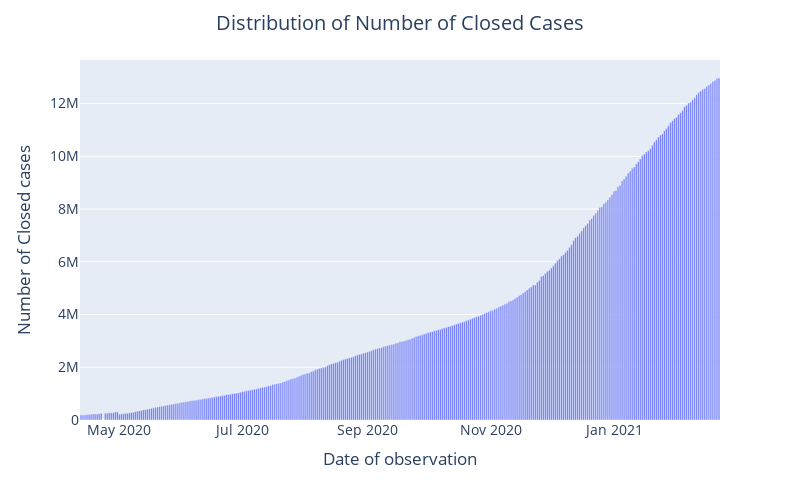

Notebook code for this chart:
### Code cell
fig = px.bar(x=df_bydate['date'], y=df_bydate["Recovered"]+df_bydate["Deaths"])
layout = go.Layout(
    title=go.layout.Title(
        text="Distribution of Number of Closed Cases",
        x=0.5
    ),
    font=dict(size=14),
    width=800,
    height=500,
    xaxis_title = "Date of observation",
    yaxis_title = "Number of Closed cases"
)

fig.update_layout(layout)
fig.show()

### Figure 1 — Plotly figure (JSON) as saved in the notebook; plotly's stock layout.template omitted (floating-point values rounded to 4 significant figures; data arrays with more than 128 entries replaced by an {"elided": "..."} marker saying what was removed)
{"data": [{"alignmentgroup": "True", "hovertemplate": "x=%{x}<br>y=%{y}<extra></extra>", "legendgroup": "", "marker": {"color": "#636efa"}, "name": "", "offsetgroup": "", "orientation": "v", "showlegend": false, "textposition": "auto", "type": "bar", "x": {"elided": "316 str values"}, "xaxis": "x", "y": {"elided": "316 float values"}, "yaxis": "y"}], "layout": {"barmode": "relative", "font": {"size": 14}, "height": 500, "legend": {"tracegroupgap": 0}, "margin": {"t": 60}, "title": {"text": "Distribution of Number of Closed Cases", "x": 0.5}, "width": 800, "xaxis": {"anchor": "y", "domain": [0, 1], "title": {"text": "Date of observation"}}, "yaxis": {"anchor": "x", "domain": [0, 1], "title": {"text": "Number of Closed cases"}}}}
